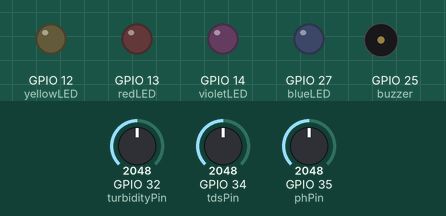
Recording of a sketch running on a simulated ESP32. On the bench: output pins drawn as LEDs (lit = HIGH), buzzer (waves = sounding). The inputs (shaded band) are chosen by the test bench; at power-on: GPIO 32 (turbidityPin) = 2048, GPIO 34 (tdsPin) = 2048, GPIO 35 (phPin) = 2048. WiFi joins after 1.5 s; servers stay silent unless stated; random numbers use the default seed unless the sketch sets one; what the sketch prints to the serial monitor is not drawn.

Above: at 0.1 s.
At 1.6 s:
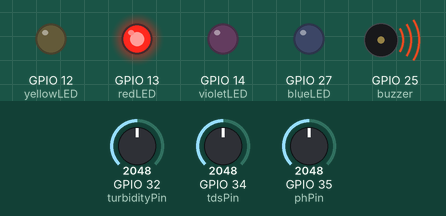
Timing chart, 0 to 3.1 s (numbered marks = the images above):
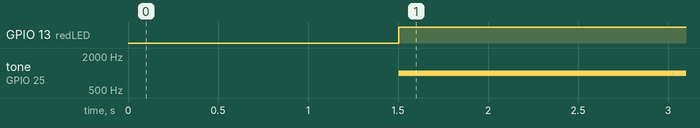

The sketch:

sketch.ino
```cpp
#include <WiFi.h>
#include "ThingSpeak.h"
#include <Wire.h>

// Simulated QMC5883L (Metal Detection)
int simulateMagneticField() {
  return random(300, 800); // Random value between 300–800 for High/Medium/Low
}

// Simulated Vibration Sensor
int simulateVibration() {
  return random(1000, 3000); // Random value between 1000–3000
}

// WiFi & ThingSpeak
const char* ssid = "Wokwi-GUEST";
const char* password = "";
WiFiClient client;

unsigned long channelID = 3011293;
const char* writeAPIKey = "97XO1HLU4U0BODHN";

// Sensor Pins
const int tdsPin = 34;
const int phPin = 35;
const int turbidityPin = 32;

// Simulated Vibration Pin (not needed but declared)
const int vibrationPin = 26;

// LEDs
const int yellowLED = 12; // Ghost net / metal
const int violetLED = 14; // Marine animal alert
const int blueLED = 27;   // Normal
const int redLED = 13;    // Pollution

// Buzzer
const int buzzer = 25;

void setup() {
  Serial.begin(115200);
  WiFi.begin(ssid, password);
  while (WiFi.status() != WL_CONNECTED) {
    delay(100);
    Serial.print(".");
  }
  Serial.println("\n✅ Connected to WiFi!");

  ThingSpeak.begin(client);

  // Sensor Pins
  pinMode(tdsPin, INPUT);
  pinMode(phPin, INPUT);
  pinMode(turbidityPin, INPUT);

  // Output Pins
  pinMode(redLED, OUTPUT);
  pinMode(yellowLED, OUTPUT);
  pinMode(violetLED, OUTPUT);
  pinMode(blueLED, OUTPUT);
  pinMode(buzzer, OUTPUT);
}

void loop() {
  int tdsValue = analogRead(tdsPin);
  int phValue = analogRead(phPin);
  int turbidityValue = analogRead(turbidityPin);
  int vibrationValue = simulateVibration(); // Random vibration
  int metalValue = simulateMagneticField(); // Random magnetic field

  // ALERT LOGIC
  bool waterPollution = (tdsValue > 700 || phValue < 4 || phValue > 10 || turbidityValue > 600);
  bool ghostNetDetected = (metalValue > 600);
  bool vibrationHigh = (vibrationValue > 2500);
  bool animalTrapped = (ghostNetDetected && vibrationHigh);


  // LED Indicator logic
  if (waterPollution) {
    digitalWrite(redLED, HIGH);      // Pollution Alert
    digitalWrite(blueLED, LOW);      // Normal off
    digitalWrite(yellowLED, LOW);    // Ghost net off
    digitalWrite(violetLED, LOW);    // Animal alert off
  }
  else if (animalTrapped) {
    digitalWrite(violetLED, HIGH);   // Animal Trapped Alert
    digitalWrite(redLED, LOW);
    digitalWrite(yellowLED, LOW);
    digitalWrite(blueLED, LOW);
  }
  else if (ghostNetDetected) {
    digitalWrite(yellowLED, HIGH);   // Ghost net Alert
    digitalWrite(redLED, LOW);
    digitalWrite(violetLED, LOW);
    digitalWrite(blueLED, LOW);
  }
  else {
    digitalWrite(blueLED, HIGH);     // Normal condition
    digitalWrite(redLED, LOW);
    digitalWrite(yellowLED, LOW);
    digitalWrite(violetLED, LOW);
  }

  // Buzzer
  if (waterPollution || ghostNetDetected || animalTrapped) {
    tone(buzzer, 1000);
  } else {
    noTone(buzzer);
  }

  // Print Levels
  String vibrationLevel = (vibrationValue > 2500) ? "High" : (vibrationValue > 1500) ? "Medium" : "Low";
  String metalLevel = (metalValue > 600) ? "High" : (metalValue > 400) ? "Medium" : "Low";

  Serial.println("===== Sensor Readings =====");
  Serial.println("TDS (ppm): " + String(tdsValue));
  Serial.println("pH Value: " + String(phValue));
  Serial.println("Turbidity: " + String(turbidityValue));
  Serial.println("Vibration: " + String(vibrationValue) + " (" + vibrationLevel + ")");
  Serial.println("Magnetic Field: " + String(metalValue) + " (" + metalLevel + ")");
  if (waterPollution) Serial.println("⚠️ Water Pollution Detected!");
  if (ghostNetDetected) Serial.println("📢 Ghost Net / Metal Detected!");
  if (animalTrapped) Serial.println("⛑️Marine Animal Might Be Trapped!");
  if (!waterPollution && !ghostNetDetected && !animalTrapped) Serial.println("⛱️ All Looking Good!");
  Serial.println("===========================\n");

  // Upload to ThingSpeak
  ThingSpeak.setField(1, tdsValue);
  ThingSpeak.setField(2, phValue);
  ThingSpeak.setField(3, turbidityValue);
  ThingSpeak.setField(4, vibrationValue);
  ThingSpeak.setField(5, waterPollution ? 1 : 0);
  ThingSpeak.setField(6, ghostNetDetected ? 1 : 0);
  ThingSpeak.setField(7, animalTrapped ? 1 : 0);

  int status = ThingSpeak.writeFields(channelID, writeAPIKey);
  if (status == 200) {
    Serial.println("✅ Data sent to ThingSpeak");
  } else {
    Serial.println("❌ Error sending to ThingSpeak. Code: " + String(status));
  }

  delay(17000); // 15s minimum for ThingSpeak
}
```

Measured:
- by itself, GPIO 13 (redLED): LOW → HIGH at 1.5 s
- by itself, tone on GPIO 25 (buzzer): silent → 1000 Hz at 1.5 s
